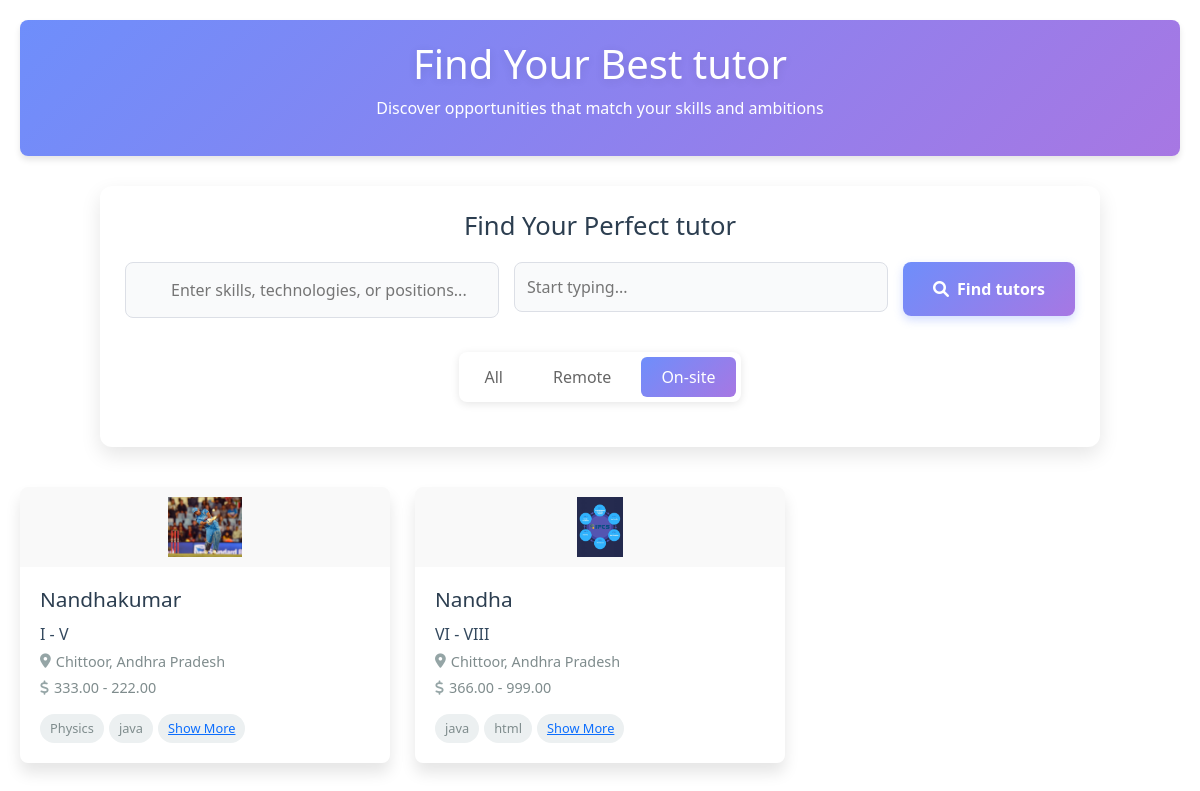
The app's page /h_home_tutor with its own data.
### kovai_app/models.py (models this page shows)
class TutorRegistration(models.Model):
    GENDER_CHOICES = [
        ('male', 'Male'),
        ('female', 'Female'),
    ]
    TEACHING_TYPES = [
        ('individual_teaching', 'Individual Teaching'),
        ('teaching_company', 'Teaching Company'),
    ]
    DEGREE_TYPES = [
        ('Secondary', 'Secondary'),
        ('Higher_Secondary', 'Higher Secondary'),
        ('Diploma', 'Diploma'),
        ('Graduation', 'Graduation'),
        ('AdvancedDiploma', 'Advanced Diploma'),
        ('PostGraduation', 'Post Graduation'),
        ('Doctorate/PhD', 'Doctorate/PhD'),
        ('Certification', 'Certification'),
        ('Other', 'Other'),
    ]
    ASSOCIATION_CHOICES = [
        ('parttime', 'Part time'),
        ('fulltime', 'Full time'),
        ('Correspondence', 'Correspondence / Distance Learning'),
    ]
    FEE_CHOICES = [
        ('per_hour', 'per hour'),
        ('per_month', 'per month'),
        ('per_year', 'per year'),
    ]
    INTEREST_CHOICES = [
        ('online_teaching', 'Online teaching'),
        ('offline_teaching', 'Offline teaching'),
        ('full_time', 'Full Time'),
        ('part_time', 'Part Time'),
        ('both', 'Both'),
    ]
    user = models.OneToOneField(User, on_delete=models.CASCADE,null=True,blank=True)
    name = models.CharField(max_length=255)
    email = models.EmailField()
    password = models.CharField(max_length=255)
    confirm_password = models.CharField(max_length=255)
    types = models.CharField(max_length=50, choices=TEACHING_TYPES, null=True, blank=True)
    strength = models.CharField(max_length=255, null=True, blank=True)
    gender = models.CharField(max_length=10, choices=GENDER_CHOICES, null=True, blank=True)
    date_of_birth = models.DateField(null=True, blank=True)
    language = models.CharField(max_length=50, choices=TEACHING_TYPES, null=True, blank=True)
    language_two=models.CharField(max_length=50, choices=TEACHING_TYPES, null=True, blank=True)
    language_three=models.CharField(max_length=50, choices=TEACHING_TYPES, null=True, blank=True)
    language_four=models.CharField(max_length=50, choices=TEACHING_TYPES, null=True, blank=True)
    language_five=models.CharField(max_length=50, choices=TEACHING_TYPES, null=True, blank=True)
    location = models.CharField(max_length=255, null=True, blank=True)
    post_code = models.CharField(max_length=20, null=True, blank=True)
    subject = models.CharField(max_length=255, null=True, blank=True)
    from_level = models.CharField(max_length=255, null=True, blank=True)
    institution_name = models.CharField(max_length=255, null=True, blank=True)
    degree_type = models.CharField(max_length=50, choices=DEGREE_TYPES, null=True, blank=True)
    degree_name = models.CharField(max_length=255, null=True, blank=True)
    specialisation= models.CharField(max_length=255, null=True, blank=True)
    institution_name_two = models.CharField(max_length=255, null=True, blank=True)
    institution_name_three = models.CharField(max_length=255, null=True, blank=True)
    institution_name_four = models.CharField(max_length=255, null=True, blank=True)
    institution_name_five = models.CharField(max_length=255, null=True, blank=True)
    degree_type_two = models.CharField(max_length=50, choices=DEGREE_TYPES, null=True, blank=True)
    degree_name_two = models.CharField(max_length=255, null=True, blank=True)
    degree_type_three = models.CharField(max_length=50, choices=DEGREE_TYPES, null=True, blank=True)
    degree_name_three = models.CharField(max_length=255, null=True, blank=True)
    degree_type_four = models.CharField(max_length=50, choices=DEGREE_TYPES, null=True, blank=True)
    degree_name_four = models.CharField(max_length=255, null=True, blank=True)
    degree_type_five = models.CharField(max_length=50, choices=DEGREE_TYPES, null=True, blank=True)
    degree_name_five = models.CharField(max_length=255, null=True, blank=True)
    specialisation_two= models.CharField(max_length=255, null=True, blank=True)
    specialisation_three= models.CharField(max_length=255, null=True, blank=True)
    specialisation_four= models.CharField(max_length=255, null=True, blank=True)
    specialisation_five= models.CharField(max_length=255, null=True, blank=True)
    company_name = models.CharField(max_length=255, null=True, blank=True)
    job_roll = models.CharField(max_length=255, null=True, blank=True)
    company_name_two = models.CharField(max_length=255, null=True, blank=True)
    job_roll_two = models.CharField(max_length=255, null=True, blank=True)
    company_name_three = models.CharField(max_length=255, null=True, blank=True)
    job_roll_three = models.CharField(max_length=255, null=True, blank=True)
    company_name_four = models.CharField(max_length=255, null=True, blank=True)
    job_roll_four = models.CharField(max_length=255, null=True, blank=True)
    company_name_five = models.CharField(max_length=255, null=True, blank=True)
    job_roll_five = models.CharField(max_length=255, null=True, blank=True)
    year_of_experience=models.CharField(max_length=255, null=True, blank=True)
    year_of_experience_two=models.CharField(max_length=255, null=True, blank=True)
    year_of_experience_three=models.CharField(max_length=255, null=True, blank=True)
    year_of_experience_four=models.CharField(max_length=255, null=True, blank=True)
    year_of_experience_five=models.CharField(max_length=255, null=True, blank=True)
    i_charge = models.CharField(max_length=20, choices=FEE_CHOICES, null=True, blank=True)
    min_fee = models.DecimalField(max_digits=10, decimal_places=2, null=True, blank=True)
    max_fee = models.DecimalField(max_digits=10, decimal_places=2, null=True, blank=True)
    classes = models.CharField(max_length=20, choices=FEE_CHOICES, null=True, blank=True)
    other_subject = models.CharField(max_length=20, choices=FEE_CHOICES, null=True, blank=True)
    language_subject = models.CharField(max_length=20, choices=FEE_CHOICES, null=True, blank=True)
    curriculum= models.CharField(max_length=20, choices=FEE_CHOICES, null=True, blank=True)
    willing_to_travel = models.CharField(
        max_length=3,
        choices=[('yes', 'Yes'), ('no', 'No')],
        default='no',
        null=True,
        blank=True
    )
    available_for_online_teaching = models.CharField(
        max_length=3,
        choices=[('yes', 'Yes'), ('no', 'No')],
        default='no',
        null=True,
        blank=True
    )
    help_with_homework = models.CharField(
        max_length=3,
        choices=[('yes', 'Yes'), ('no', 'No')],
        default='no',
        null=True,
        blank=True
    )
    full_time_teacher = models.CharField(
        max_length=3,
        choices=[('yes', 'Yes'), ('no', 'No')],
        default='no',
        null=True,
        blank=True
    )
    interested_in = models.CharField(max_length=20, choices=INTEREST_CHOICES, null=True, blank=True)
    s_profile_description = models.TextField(null=True, blank=True)
    profile_description = models.TextField(null=True, blank=True)
    id_proof = models.ImageField(upload_to=upload_to, null=True, blank=True)
    profile_photo = models.ImageField(upload_to=upload_to,null=True)
    phone = models.CharField(max_length=15 ,null=True, blank=True)
    email_otp=models.BigIntegerField(null=True,blank=True)
    filename=models.CharField(max_length=500, choices=INTEREST_CHOICES, null=True, blank=True)
    coin=models.IntegerField(null=True, blank=True)
    review=models.IntegerField(null=True, blank=True)
    def __str__(self):
        return self.name

### kovai_app/views.py (the view)
# urls.py: path('h_home_tutor',views.h_home_tutor, name='h_home_tutor'),
def h_home_tutor(request):
    all_tutor=TutorRegistration.objects.filter(willing_to_travel="Yes")
    print("home",all_tutor)
    return render(request,"h_all_teacher.html",{"tutors":all_tutor,"h":"home"})

### kovai_app/templatetags/custom_filters.py (called while the page is built)
@register.filter
def parse_subjects(value):
    try:
        return ast.literal_eval(value)
    except (ValueError, SyntaxError):
        return value  # Return the original value if parsing fails

### kovai_app/templates/h_all_teacher.html (shortened to what this page needs)
{% load static %}
{% load custom_filters %}
<!DOCTYPE html>
<html lang="en">
<head>
    <link rel="stylesheet" src="{% static loc.css %}">
    <link rel="stylesheet" href="https://cdnjs.cloudflare.com/ajax/libs/font-awesome/6.0.0-beta3/css/all.min.css">
    <link href="https://cdn.jsdelivr.net/npm/bootstrap@5.3.3/dist/css/bootstrap.min.css" rel="stylesheet">
</head>
<body>
    <header>
        <h1>Find Your Best tutor</h1>
        <p>Discover opportunities that match your skills and ambitions</p>
    </header>
    <div class="search-container">
        <form action="h_search_teacher" method="POST">
        <h2 class="search-title">Find Your Perfect tutor</h2>
        <div class="search-form">
            <div class="search-group">
                <div class="input-wrapper">
                    <input type="text" id="skillsInput" name="subject"  placeholder="Enter skills, technologies, or positions...">
                </div>
            </div>
            <div class="search-group">
                <div class="input-wrapper">
                  <div id="search-container">
                    <input type="text" id="search"  name="location" placeholder="Start typing..." />
                  </div>
                </div>
              </div>
            <button id="searchButton" class="search-button" type="submit">
                <i class="fas fa-search"></i> Find tutors
            </button>
        </div>
    </form>
    <div class="tutor-type-filter">
        <div class="filter-buttons">
            <a href="{% url 'h_all_teachers' %}">
                <button class="filter-btn {% if h == 'all' %}active{% endif %}" data-type="all">All</button>
            </a>
            <a href="{% url 'h_online_tutor' %}">
                <button class="filter-btn {% if h == 'online' %}active{% endif %}" data-type="remote">Remote</button>
            </a>
            <a href="{% url 'h_home_tutor' %}">
                <button class="filter-btn {% if h == 'home' %}active{% endif %}" data-type="onsite">On-site</button>
            </a>
        </div>
    </div>
    </div>
{% if tutors %}
    <div class="tutor-container">
        {% for tutor in tutors %}
        <div class="tutor-card" data-tutor-id=5>
            <div class="tutor-logo">
                <img src="{{ tutor.profile_photo.url }}" alt="Netflix Logo">
            </div>
            <div class="tutor-details">
                <h2 class="tutor-title">{{ tutor.name|title }} </h2>
                <p class="tutor-company">{{tutor.classes}}</p>
                <p class="tutor-location"><i class="fas fa-map-marker-alt"></i> {{ tutor.location }}</p>
                <p class="tutor-salary"><i class="fas fa-dollar-sign"></i> {{ tutor.min_fee }}  -  {{ tutor.max_fee }} </p>
                <div class="tutor-tags">
                    {% for subject in tutor.subject|parse_subjects|slice:":2" %}
                    <span class="tag">{{ subject }}</span>
                    {% endfor %}
                    {% if request.user.is_authenticated %}
                    <span class="tag"><a href="/s_myprofile/{{tutor.email}}/{{user.email}}" class="ba">Show More</a></span>
                   {% else %}
                    <span class="tag"><a href="/stu_login" class="ba">Show More</a></span>
                    {% endif %}
                </div>
            </div>
        </div>
        {% endfor %}
    </div>
    {% endif %}
</body>
</html>

### kovai_app/templates/h_all_teacher.html (style rules this page uses)
* { margin: 0; padding: 0; box-sizing: border-box; font-family: 'Segoe UI', Tahoma, Geneva, Verdana, sans-serif; }
#search { width: 100%; position: relative; padding: 12px; font-size: 16px; }
body { background-color: #f5f7fa; color: #333; padding: 20px; }
header { text-align: center; margin-bottom: 30px; padding: 20px; background: linear-gradient(135deg, #6e8efb, #a777e3); color: white; border-radius: 8px; box-shadow: 0 4px 6px rgba(0, 0, 0, 0.1); }
h1 { font-size: 2.5rem; margin-bottom: 10px; }
.tutor-container { display: grid; grid-template-columns: repeat(auto-fill, minmax(300px, 1fr)); gap: 25px; max-width: 1200px; margin: 0 auto; }
.tutor-card { background-color: white; border-radius: 8px; overflow: hidden; box-shadow: 0 10px 15px rgba(0, 0, 0, 0.1); transition: transform 0.3s ease, box-shadow 0.3s ease; cursor: pointer; position: relative; }
.tutor-card::after { content: ''; position: absolute; bottom: 0; left: 0; width: 100%; height: 5px; background: linear-gradient(90deg, #6e8efb, #a777e3); transform: scaleX(0); transform-origin: left; transition: transform 0.3s ease; }
.tutor-logo { height: 80px; background-color: #f9f9f9; display: flex; align-items: center; justify-content: center; padding: 10px; }
.tutor-logo img { max-height: 100%; max-width: 80%; object-fit: contain; }
.tutor-details { padding: 20px; }
.tutor-title { font-size: 1.3rem; margin-bottom: 10px; color: #2c3e50; }
.tutor-company { font-weight: 500; margin-bottom: 5px; color: #34495e; }
.tutor-location, .tutor-salary { display: flex; align-items: center; margin-bottom: 5px; color: #7f8c8d; font-size: 0.9rem; }
.tutor-location i, .tutor-salary i { margin-right: 5px; color: #95a5a6; }
.tutor-tags { display: flex; flex-wrap: wrap; margin-top: 15px; gap: 5px; }
.tag { padding: 5px 10px; background-color: #ecf0f1; border-radius: 15px; font-size: 0.8rem; color: #7f8c8d; }
.tutor-card { animation: fadeIn 0.5s ease forwards; opacity: 0; }
.tutor-card:nth-child(1) { animation-delay: 0.1s; }
.tutor-card:nth-child(2) { animation-delay: 0.2s; }
.search-container { max-width: 1000px; margin: 0 auto 40px; background: white; border-radius: 12px; box-shadow: 0 8px 20px rgba(0, 0, 0, 0.1); padding: 25px; animation: slideDown 0.6s ease-out; }
.search-title { text-align: center; color: #2c3e50; margin-bottom: 20px; font-size: 1.6rem; }
.search-form { display: grid; grid-template-columns: 1fr 1fr auto; gap: 15px; align-items: start; }
.search-group { position: relative; }
.input-wrapper { position: relative; }
.input-wrapper input { width: 100%; padding: 15px 15px 15px 45px; border: 1px solid #dcdfe6; border-radius: 8px; font-size: 1rem; transition: all 0.3s ease; background-color: #f9fafb; }
.search-button { padding: 15px 30px; background: linear-gradient(135deg, #6e8efb, #a777e3); color: white; border: none; border-radius: 8px; font-size: 1rem; font-weight: 600; cursor: pointer; transition: all 0.3s ease; display: flex; align-items: center; justify-content: center; box-shadow: 0 4px 10px rgba(110, 142, 251, 0.3); }
.search-button i { margin-right: 8px; }
.tutor-type-filter { margin-top: 20px; width: 100%; display: flex; justify-content: center; }
.filter-buttons { display: flex; gap: 10px; background: white; padding: 5px; border-radius: 8px; box-shadow: 0 2px 8px rgba(0, 0, 0, 0.1); }
.filter-btn { padding: 8px 20px; border: none; border-radius: 6px; background: transparent; color: #666; font-weight: 500; cursor: pointer; transition: all 0.3s ease; }
.filter-btn.active { background: linear-gradient(135deg, #6e8efb, #a777e3); color: white; }
h1 { color: white; margin-bottom: 30px; font-size: clamp(1.8rem, 5vw, 2.5rem); font-weight: 600; text-shadow: 0 2px 10px rgba(0, 0, 0, 0.1); }

### records on screen
TutorRegistration: profile_photo (picture), name "Nandhakumar", classes "I - V", location "Chittoor, Andhra Pradesh", min_fee "333.00", max_fee "222.00", subject "Physics" "java"
TutorRegistration: profile_photo (picture), name "Nandha", classes "VI - VIII", location "Chittoor, Andhra Pradesh", min_fee "366.00", max_fee "999.00", subject "java" "html"
